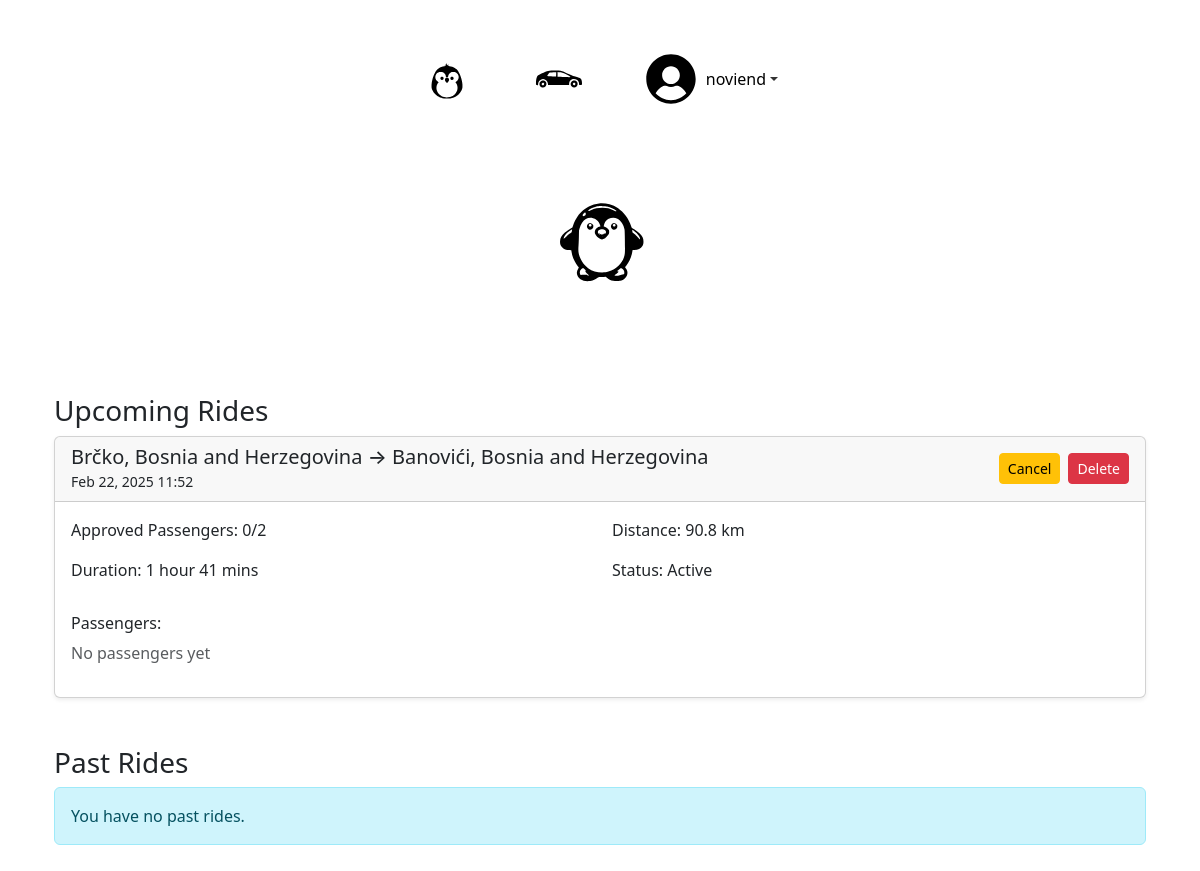
Before: /profile/my_rides/ (signed in) with the older database file.
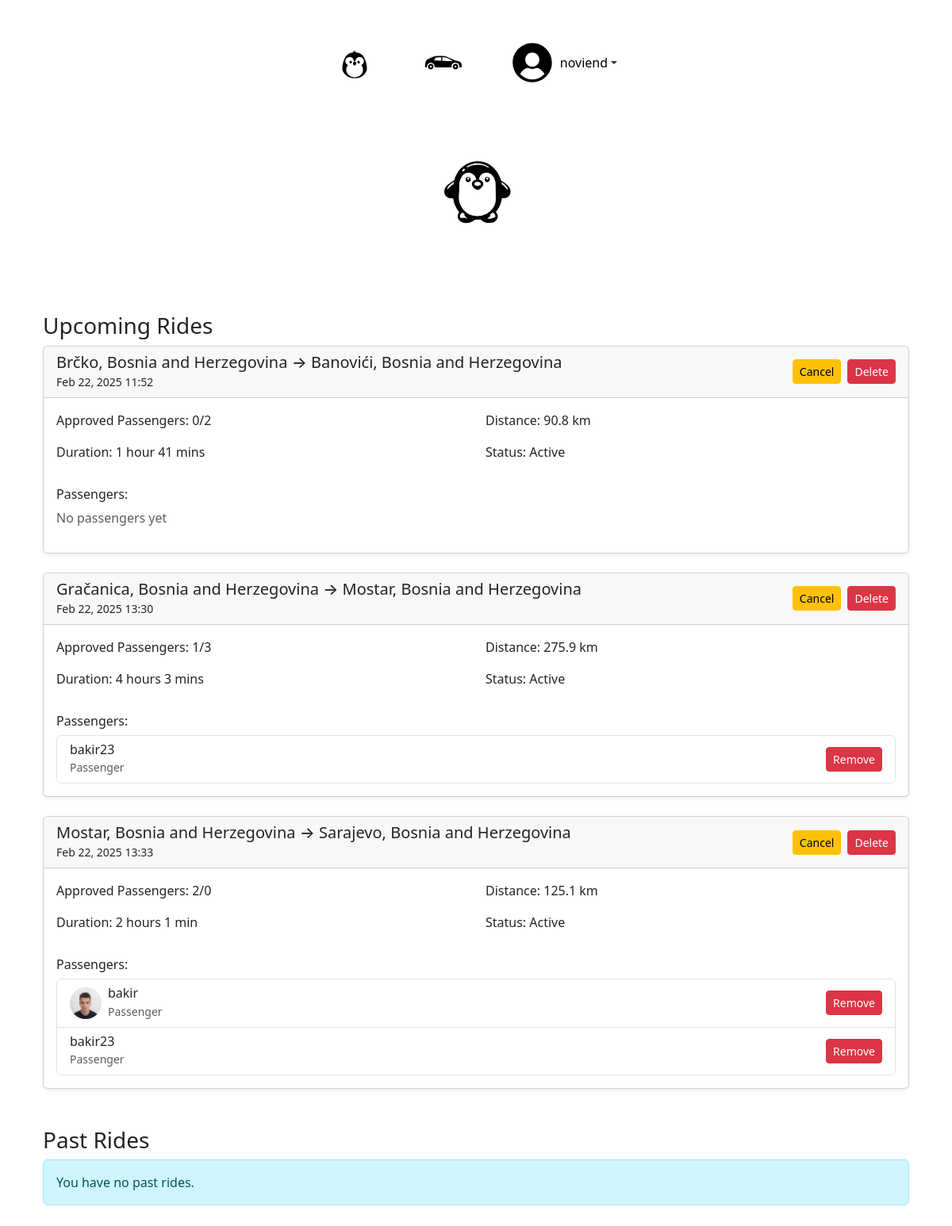
After: the same page with the newer database file.
### base/models.py (models this page shows, shortened)
class User(AbstractUser):
    level = models.ForeignKey(UserLevel, on_delete=models.SET_NULL, null=True)
    km_passed = models.IntegerField(default=0)
    number_of_rides = models.IntegerField(default=0)
    profile_description = models.TextField(blank=True, null=True)
    phone_number_user = models.TextField(
        null=True,
        blank=True,
        default='387603067074',
        unique=False  # Explicitly set unique=False
    )
    path_to_profile_picture = models.CharField(default = "", max_length=20, null=True)
    class Meta:
        verbose_name = 'User'
        verbose_name_plural = 'Users'

class Ride(models.Model):
    start = models.CharField(max_length=50)
    end = models.CharField (max_length=50)
    distance = models.DecimalField(max_digits=10, decimal_places=2, default=0.00)
    travelers = models.IntegerField(default=1)
    duration = models.DurationField(null=True, blank=True)
    created_on = models.DateTimeField(default=timezone.now)  # Changed from auto_now_add
    start_date = models.DateTimeField(default=timezone.now)
    STATUS_CHOICES = [
        ('PREPARING', 'Preparing'),
        ('FINISHED', 'Finished'),
        ('CANCELED', 'Canceled'),
    ]
    status = models.CharField(
        max_length=10,
        choices=STATUS_CHOICES,
        default='PREPARING'
    )
    origin_place_id = models.CharField(max_length=255, null=True)
    origin_latitude = models.FloatField(default=0)
    origin_longitude = models.FloatField(default=0)
    destination_place_id = models.CharField(max_length=255, null=True)
    destination_latitude = models.FloatField(default=0)
    destination_longitude = models.FloatField(default=0)
    distance_km = models.FloatField(default=0)
    duration_text = models.CharField(max_length=100, null=True)
    selected_route_index = models.IntegerField(default=0)
    selected_route_polyline = models.TextField(default='')

class RideApplication(models.Model):
    STATUS_CHOICES = [
        ('PENDING', 'Pending'),
        ('APPROVED', 'Approved'),
        ('REJECTED', 'Rejected'),
    ]
    user = models.ForeignKey(User, on_delete=models.CASCADE, related_name='ride_applications')
    ride = models.ForeignKey(Ride, on_delete=models.CASCADE, related_name='applications')
    status = models.CharField(max_length=10, choices=STATUS_CHOICES, default='PENDING')
    applied_at = models.DateTimeField(auto_now_add=True)
    updated_at = models.DateTimeField(auto_now=True)
    message = models.TextField(blank=True, null=True)  # Optional message from applicant
    class Meta:
        unique_together = ('user', 'ride')  # Prevent duplicate applications
        ordering = ['-applied_at']
        verbose_name = 'Ride Application'
        verbose_name_plural = 'Ride Applications'

### user_profile/views.py (the view)
# urls.py: path('rides/', include('rides.urls')),
@login_required
def rides(request):
    now = timezone.now()
    user = request.user
    approved_applications = Prefetch(
        'applications',
        queryset=RideApplication.objects.filter(status='APPROVED').select_related('user'),
        to_attr='approved_passengers'
    )
    user_rides = Ride.objects.filter(
        riders__user=user,
        riders__is_driver=True
    ).annotate(
        approved_count=Count('applications', filter=Q(applications__status='APPROVED')),
        initial_travelers=F('travelers')
    ).prefetch_related(approved_applications, 'riders__user')
    future_rides = user_rides.filter(status='PREPARING').order_by('start_date')
    past_rides = user_rides.filter(~Q(status='PREPARING')).order_by('-start_date')
    context = {
        'future_rides': future_rides,
        'past_rides': past_rides,
        'user': user
    }
    return render(request, 'my_rides.html', context)

### user_profile/templates/my_rides.html (shortened to what this page needs)
{% extends 'base.html' %}
{% load static %}
{% block content %}
<div class="container mt-4">
    <div class="mb-5">
        <h3>Upcoming Rides </h3>
        {% if future_rides %}
            {% for ride in future_rides %}
            <div class="card mb-4 shadow-sm">
                <div class="card-header d-flex justify-content-between align-items-center">
                    <div>
                        <h5 class="mb-0">
                             {{ ride.start }} → {{ ride.end }}
                        </h5>
                        <small>{{ ride.start_date|date:"M d, Y H:i" }}</small>
                    </div>
                    <div class="d-flex gap-2">
                        <button class="btn btn-warning btn-sm cancel-ride" data-ride-id="{{ ride.id }}">
                             Cancel
                        </button>
                        <button class="btn btn-danger btn-sm delete-ride" data-ride-id="{{ ride.id }}">
                             Delete
                        </button>
                    </div>
                </div>
                <div class="card-body">
                    <div class="row mb-3">
                        <div class="col-md-6">
                            <p> Approved Passengers: {{ ride.approved_count }}/{{ ride.initial_travelers }}</p>
                            <p> Duration: {{ ride.duration_text }}</p>
                        </div>
                        <div class="col-md-6">
                            <p> Distance: {{ ride.distance_km|floatformat:1 }} km</p>
                            <p> Status: Active</p>
                        </div>
                    </div>
                    <h6>Passengers:</h6>
    {% if ride.approved_count > 0 %}
        <div class="list-group">
            {% for application in ride.approved_passengers %}
                <div class="list-group-item d-flex justify-content-between align-items-center">
                    <div class="d-flex align-items-center">
                        {% if application.user.path_to_profile_picture %}
                            <img src="{% static 'base/profile_pictures/'|add:application.user.path_to_profile_picture %}"
                                 class="rounded-circle me-2"
                                 width="40"
                                 height="40"
                                 alt="Profile photo">
                        {% endif %}
                        <div>
                            <h6 class="mb-0">{{ application.user.username }}</h6>
                            <small class="text-muted">Passenger</small>
                        </div>
                    </div>
                    <button class="btn btn-danger btn-sm remove-passenger"
                            data-user-id="{{ application.user.id }}"
                            data-ride-id="{{ ride.id }}">
                         Remove
                    </button>
                </div>
            {% endfor %}
        </div>
    {% else %}
        <p class="text-muted">No passengers yet</p>
    {% endif %}
</div>
            </div>
            {% endfor %}
        {% else %}
            <div class="alert alert-info">
                <i class="bi bi-info-circle"></i> You have no upcoming rides.
            </div>
        {% endif %}
    </div>
    <div>
        <h3>Past Rides </h3>
        {% if past_rides %}
            {% for ride in past_rides %}
                <div class="card mb-4 shadow-sm">
                    <div class="card-header bg-secondary text-white d-flex justify-content-between align-items-center">
                        <div>
                            <h5 class="mb-0">
                                <i class="bi bi-geo-alt"></i> {{ ride.start }} → {{ ride.end }}
                            </h5>
                            <small>{{ ride.start_date|date:"M d, Y H:i" }}</small>
                        </div>
                        <div class="dropdown">
                            <button class="btn btn-link text-white" type="button" id="dropdownMenuPast{{ ride.id }}"
                                    data-bs-toggle="dropdown" aria-expanded="false"
                                    style="text-decoration: none; font-weight: bold;">
                                ...
                            </button>
                            <ul class="dropdown-menu dropdown-menu-end" aria-labelledby="dropdownMenuPast{{ ride.id }}">
                                <li><button class="dropdown-item text-danger delete-ride" data-ride-id="{{ ride.id }}">
                                    <i class="bi bi-trash"></i> Delete Ride
                                </button></li>
                            </ul>
                        </div>
                    </div>
                    <div class="card-body">
                        <div class="row mb-3">
                            <div class="col-md-6">
                                <p><i class="bi bi-people-fill"></i> Final Passengers: {{ ride.approved_count }}</p>
                                <p><i class="bi bi-map"></i> Distance: {{ ride.distance_km|floatformat:1 }} km</p>
                            </div>
                            <div class="col-md-6">
                                <p><i class="bi bi-clock"></i> Duration: {{ ride.duration_text }}</p>
                                    <p>
                                    {% if ride.status == 'PREPARING' %}
                                        <i class="bi bi-hourglass-split text-warning"></i>
                                    {% else %}
                                        <i class="bi bi-check-circle-fill text-success"></i>
                                    {% endif %}
                                    {{ ride.status }}
                                </p>
                            </div>
                        </div>
                        {% if ride.approved_count > 0 %}
                        <h6>Passengers:</h6>
                        <div class="list-group">
                            {% for association in ride.riders.all %}
                                {% if not association.is_driver %}
                                    <div class="list-group-item">
                                        <div class="d-flex align-items-center">
                                            {% if association.user.path_to_profile_picture %}
                                                <img src="{% static 'base/profile_pictures/'|add:association.user.path_to_profile_picture %}"
                                                     class="rounded-circle me-2"
                                                     width="40"
                                                     height="40"
                                                     alt="Profile photo">
                                            {% endif %}
                                            <div>
                                                <h6 class="mb-0">{{ association.user.username }}</h6>
                                                <small class="text-muted">
                                                    Passenger
                                                </small>
                                            </div>
                                        </div>
                                    </div>
                                {% endif %}
                            {% endfor %}
                        </div>
                        {% else %}
                            <p class="text-muted">No passengers</p>
                        {% endif %}
                    </div>
                </div>
            {% endfor %}
        {% else %}
            <div class="alert alert-info">
                 You have no past rides.
            </div>
        {% endif %}
    </div>
</div>
{% endblock %}

### base/templates/base.html (shortened to what this page needs)
<!DOCTYPE html>
{% load static %}
<html lang="en">
<head>
    <link href="#"
          rel="stylesheet"
>
          <link href="https://cdn.jsdelivr.net/npm/bootstrap@5.3.0/dist/css/bootstrap.min.css" rel="stylesheet">
</head>
<body>
    <div class="container main-container">
        <nav class="navbar navbar-dark navbar-sticky d-flex justify-content-center">
            <a class="nav-link" href="{% url 'user_profile:profile' %}">
                <img src="{% static 'base/svgs/penguin_base.svg' %}" alt="Profile" width="50" height="50">
            </a>
            <a class="nav-link" href="{% url 'rides' %}">
                   <img src="{% static 'base/svgs/car.svg' %}" alt="Rides" width="50" height="50">
            </a>
            {% if user.is_authenticated %}
            <div class="nav-item dropdown">
                <a class="nav-link dropdown-toggle" href="#" id="userDropdown" role="button" data-bs-toggle="dropdown" aria-expanded="false">
                    <img src="{% static 'base/svgs/user.svg' %}" alt="User" width="50" height="50">
                    <span class="link-text">{{ user.username }}</span>
                </a>
            </div>
            {% endif %}
        </nav>
        <div class="penguin-container">
            <div class="logo-container">
                <img src="{% static 'base/penguin_images/penguin.svg' %}" alt="Penguin Body" width="150" height="200"/>
                <img id="eye1" class="eye" src="{% static 'base/penguin_images/rightEye.svg' %}" alt="Penguin Eye 1"/>
                <img id="eye2" class="eye" src="{% static 'base/penguin_images/rightEye.svg' %}" alt="Penguin Eye 2"/>
            </div>
        </div>
        {% block content %}
        {% endblock content %}
    </div>
</body>
</html>

### base/templates/base.html (style rules this page uses)
.penguin-container { display: flex; justify-content: center; align-items: center; padding: 20px 0; position: static; width: 100%; background-color: #ffffff; }
.main-container { margin-top: 20px; }
body { background-color: #ffffff; min-height: 100vh; padding: 10px; }
.navbar-sticky { position: sticky; top: 0; z-index: 1000; transition: all 0.3s ease-in-out; border-bottom: 2px solid white; }
.navbar { width: 100%; display: flex; flex-wrap: nowrap; justify-content: center; align-items: center; padding: 1rem 0; }
.nav-link { display: inline-flex !important; align-items: center; justify-content: center; color: #333 !important; margin: 0 15px; text-decoration: none; transition: all 0.3s ease-in-out; position: relative; padding: 0.5rem 1rem; }
.nav-link img { display: block; transition: opacity 0.3s ease-in-out; }
.link-text { display: block; position: absolute; opacity: 0; color: black; transition: opacity 0.3s ease-in-out; margin-left: 8px; }
.dropdown-toggle .link-text { position: relative !important; opacity: 1 !important; margin-left: 10px; }
.link-text { display: block; position: absolute; opacity: 0; color: black; transition: opacity 0.3s ease-in-out; }
.logo-container { position: relative; width: 150px; height: 200px; display: flex; justify-content: center; align-items: center; }
.eye { position: absolute; width: 10px; height: 10px; transition: transform 0.1s ease-out; }
#eye1 { left: 60px; top: 70px; }
#eye2 { left: 84px; top: 70px; }

Changed rows visible on the page:
added Ride: start "Gračanica, Bosnia and Herzegovina", end "Mostar, Bosnia and Herzegovina", start_date "Feb 22, 2025 13:30", approved_count "1", initial_travelers "3", duration_text "4 hours 3 mins", distance_km "275.9"
added RideApplication: user.username "bakir23", shown under "Gračanica, Bosnia and Herzegovina"
added Ride: start "Mostar, Bosnia and Herzegovina", end "Sarajevo, Bosnia and Herzegovina", start_date "Feb 22, 2025 13:33", approved_count "2", initial_travelers "0", duration_text "2 hours 1 min", distance_km "125.1"
added RideApplication: user.path_to_profile_picture (picture), user.username "bakir", shown under "Mostar, Bosnia and Herzegovina"
added RideApplication: user.username "bakir23", shown under "Mostar, Bosnia and Herzegovina"
